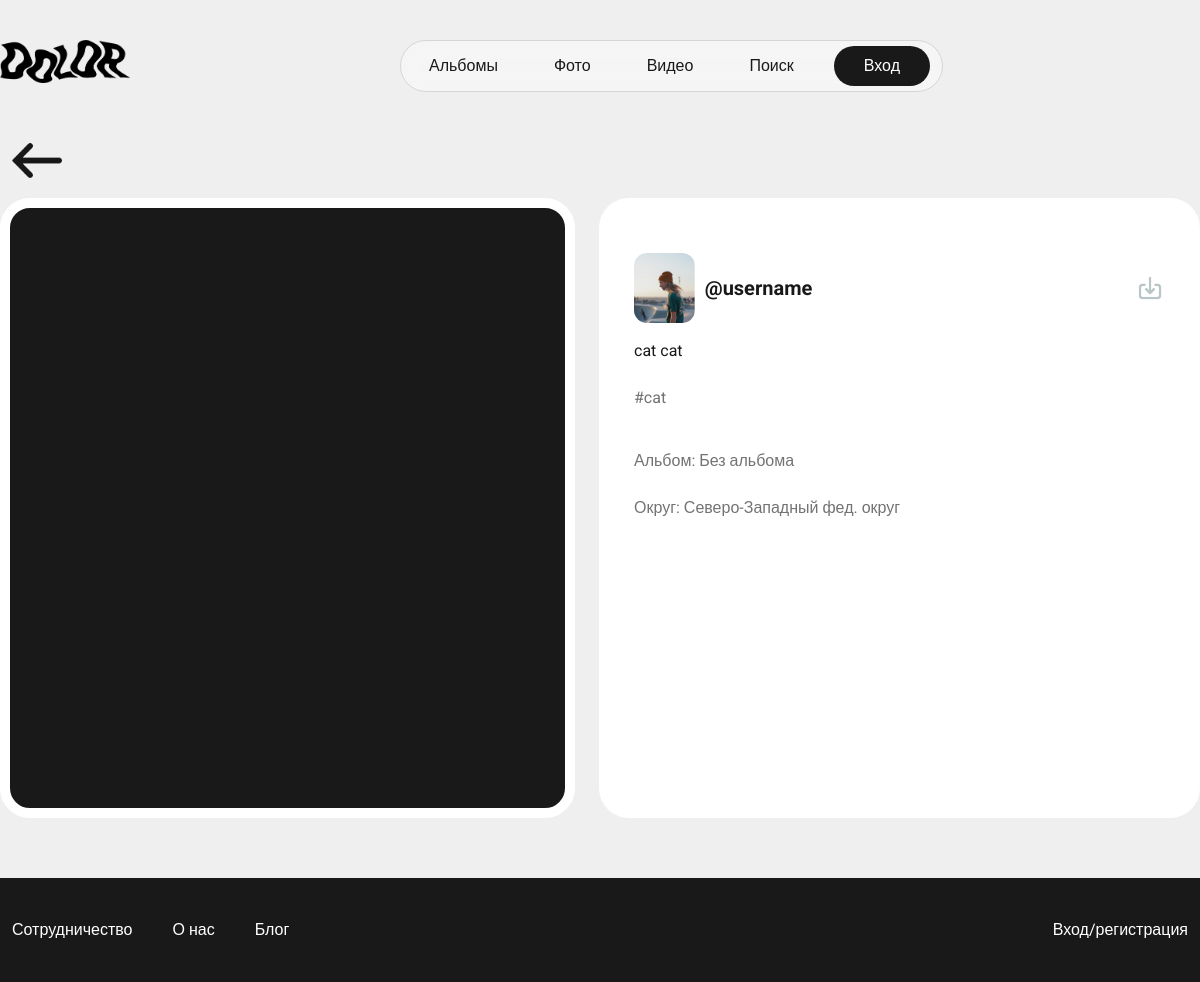
Screenshot of /video/21/ with the database file from the repository.
### project/apps/base/models.py (models this page shows, shortened)
class UploadedVideos(models.Model):
    owner = models.ForeignKey(User, on_delete=models.SET_NULL, null=True)
    video = models.FileField(null=True, upload_to=get_video_upload_path, default="ava1.jpg")
    cover = models.ImageField(null=True, upload_to='videos/covers', default="favicon.png")
    description = models.TextField(null=True, blank=True)
    tags = models.CharField(max_length=256, null=True, blank=True)
    album = models.ForeignKey(Albums, on_delete=models.SET_NULL, null=True, blank=True)
    region = models.ForeignKey(Regions, on_delete=models.SET_NULL, null=True, blank=True)
    created = models.DateTimeField(auto_now_add=True)
    updated = models.DateTimeField(auto_now=True)
    class Meta:
        ordering = ['-id', '-updated']
        verbose_name = 'Uploaded Video'
        verbose_name_plural = 'Uploaded Videos'

class User(AbstractUser):
    username = models.CharField(max_length=256, null=True)
    email = models.EmailField(unique=True, null=True)
    login = models.CharField(max_length=256, null=True)
    avatar = models.ImageField(null=True, blank=True, upload_to='avatars', default="avatar.svg")
    avatar_brightness = models.CharField(max_length=256, null=True, blank=True)
    avatar_contrast = models.CharField(max_length=256, null=True, blank=True)
    avatar_rotation = models.CharField(max_length=256, null=True, blank=True)
    created = models.DateTimeField(auto_now_add=True)
    updated = models.DateTimeField(auto_now=True)
    USERNAME_FIELD = 'email'
    REQUIRED_FIELDS = ['username']
    class Meta:
        ordering = ['-id', '-updated']
        verbose_name = 'User'
        verbose_name_plural = 'Users'
    def __str__(self):
        return self.username or self.email

class Regions(models.Model):
    name = models.CharField(max_length=256, null=True)
    created = models.DateTimeField(auto_now_add=True)
    updated = models.DateTimeField(auto_now=True)
    class Meta:
        ordering = ['-id', '-updated']
        verbose_name = 'Region'
        verbose_name_plural = 'Regions'
    def __str__(self):
        return self.name

### project/apps/base/views.py (the view)
# urls.py: path('video/<str:pk>/', views.s_video, name='video'),
def s_video(request, pk):
    single_video = models.UploadedVideos.objects.get(id=pk)
    context = {'video': single_video}
    return render(request, 'base/single_video.htm', context)

### project/apps/base/templates/base/single_video.htm (shortened to what this page needs)
{% extends 'index.htm' %}
{% load static %}
{% block content %}
    <div class="content padding_content">
        <div class="container">
            <a href="{{ request.META.HTTP_REFERER }}" class="arrow_back">
                <img src="{% static 'assets/img/arrow_back.png' %}">
            </a>
            <div class="row">
                <div class="col photo_view_full">
                    <video class=" photo_view_full_img" autoplay muted loop src="{{ video.video.url }}"></video>
                </div>
                <div class="col photo_view_information">
                    <div class="published_img_info">
                        <div class="view_photo_user_img user_photo_box">
                            <img src="{{ video.owner.avatar.url }}" class="user_photo_img">
                        </div>
                        <div class="user_name view_user_name">
                            <a href="{% url 'user_profile' video.owner.id %}" class="heading_txt">@{{ video.owner }}</a>
                            <a href="{{ video.video.url }}" class="download_btn" download><img src="{% static 'assets/img/download.png' %}"></a>
                        </div>
                    </div>
                    <div class="view_media_description">
                        {{ video.description }}
                    </div>
                    <div class="view_photo_hashtag_str grey_txt">
                        <p>{{ video.tags }}</p>
                    </div>
                    <div class="view_photo_album_str grey_txt">Альбом: {% if video.album is None %} Без альбома {% else %} {{ video.album }} {% endif %}</div>
                    <div class="view_photo_album_str grey_txt">Округ: {% if video.region is None %} Н/У {% else %} {{ video.region }} {% endif %}</div>
                </div>
            </div>
        </div>
    </div>
{% endblock %}

### project/static/assets/css/main.css (style rules this page uses)
html,body { font-family: 'Roboto', sans-serif; color: #191919; height:100%; background-color:#EFEFEF; font-weight:400; }
a { text-decoration: none; color:#191919 !important; }
.heading_txt { font-size: 20px; font-weight: 700; }
.grey_txt { color:#737373; }
.container { max-width:1430px; }
.content { flex: 1 1 auto; margin-top:80px; }
.user_photo_box { position: relative; overflow:hidden; width:43px; height:43px; border-radius: 13px; margin-right:10px; }
.user_photo_box img { position: absolute; top:50%; left:50%; transform:translate(-50%,-50%); min-width:100%; height:100%; object-fit:cover; }
.padding_content { margin-bottom: 60px; }
.arrow_back img { width:50px; margin-bottom:20px; margin-top: -20px; }
.photo_view_full { background-color: #191919; border-radius: 30px; padding-top: 50%; position: relative; overflow:hidden; border: 10px solid white; }
.photo_view_full_img { position: absolute; top: 0; left: 0; min-width:101%; height:100%; object-fit:cover; }
.photo_view_information { background-color: white; border-radius: 30px; margin-left:2%; padding: 45px 35px; }
.photo_view_information div { padding-bottom:8px; }
.published_img_info { display: flex; padding-top: 10px; text-align: center; line-height: 70px; }
.view_photo_user_img { width:70px; height:70px; }
.view_user_name { width: 100%; display: flex; justify-content: space-between; }
.download_btn img { width: 30px; }
.view_photo_hashtag_str, .view_photo_album_str { padding-top:15px; }

### rows the page displays
UploadedVideos: owner.avatar (picture), owner "username", description "cat cat", tags "#cat", region "Северо-Западный фед. округ"
